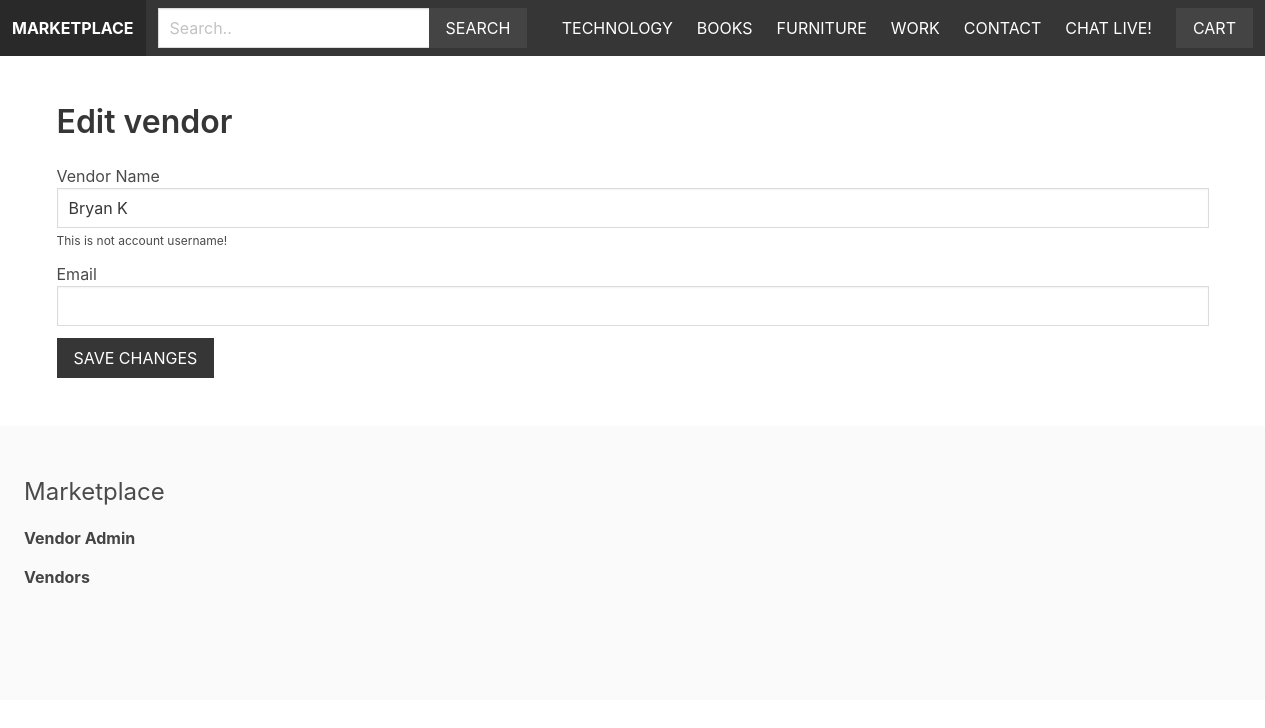
The page /vendors/edit_vendor/ (signed in) on the database its author committed.
### apps/product/models.py (models this page shows, shortened)
class Category(models.Model):
    title = models.CharField(max_length=255)
    slug = models.SlugField(max_length=255)
    ordering = models.IntegerField(default=0)
    class Meta:
        ordering = ['ordering']

### apps/vendor/models.py (models this page shows, shortened)
class Vendor(models.Model):
    name = models.CharField(max_length=255)
    created_at = models.DateTimeField(auto_now_add=True)
    created_by = models.OneToOneField(User, related_name='vendor', on_delete=models.CASCADE)
    class Meta:
        ordering = ['name']

### apps/vendor/views.py (the view, shortened to what this page needs)
# urls.py: path('edit_vendor/', views.edit_vendor, name='edit_vendor'),
@login_required
def edit_vendor(request):
    vendor = request.user.vendor
    return render(request, 'vendor/edit_vendor.html', {'vendor': vendor})

### apps/cart/cart.py (called while the page is built)
    def __len__(self):
        return sum(item['quantity'] for item in self.cart.values())

### apps/cart/context_processors.py (called while the page is built)
def cart(request):
    return {'cart': Cart(request)}

### apps/product/context_processors.py (called while the page is built)
def menu_categories(request):
    categories = Category.objects.all()
    return {'menu_categories': categories}

### apps/vendor/templates/vendor/edit_vendor.html (shortened to what this page needs)
{% extends 'core/base.html' %}
{% block content%}
    <h1 class="title"> Edit vendor </h1>
    <form method="post" action=".">
    <div class="field">
        <label>Vendor Name</label>
        <div class="control">
            <input type="text" name="name" id="id_name" value="{{ vendor.name }}" class="input">
        </div>
        <p class="help">This is not account username!</p>
    </div>
    <div class="field">
        <label>Email</label>
        <div class="control">
            <input type="email" name="email" id="id_email" value="{{ vendor.created_by.email }}" class="input">
        </div>
    </div>
    <div class="field">
        <div class="control">
            <button class="button is-dark is-uppercase">Save changes</button>
        </div>
    </div>
</form>
{% endblock %}

### apps/core/templates/core/base.html (shortened to what this page needs)
{% load static %}
<!DOCTYPE html>
<html lang="en">
<head>
    <link rel="stylesheet" href="https://cdn.jsdelivr.net/npm/bulma@0.9.1/css/bulma.min.css">
    <link rel="stylesheet" href="{% static 'styles/main.css' %}">
</head>
<body>
    <nav class="navbar is-dark">
        <div class="navbar-brand">
            <a href="/" class="navbar-item"><strong>Marketplace</strong></a>
        </div>
        <div class="navbar-menu" id="main-navbar">
            <div class="navbar-start">
                <div class="navbar-item">
                    <form method="get" action="{% url 'search' %}">
                        <div class="field has-addons">
                            <div class="control">
                                <input type="text" class="input" placeholder="Search.." name="query">
                            </div>
                            <div class="control">
                                <button class="button is-dark is-uppercase">Search</button>
                            </div>
                        </div>
                    </form>
                </div>
            </div>
            <div class="navbar-end">
                {% for category in menu_categories %}
                    <a href="{% url 'category' category.slug %}" class="navbar-item">{{ category.title }}</a>
                {% endfor %}
                <a href="{% url 'contact' %}" class="navbar-item">Contact</a>
                <a href="{% url 'index' %}" class="navbar-item">Chat Live!</a>
                <div class="navbar-item">
                    <a href="{% url 'cart' %}" class="button is-dark">Cart{% if cart %} ({{ cart | length }}){% endif %}</a>
                </div>
            </div>
        </div>
    </nav>
    <section class="section">
        <div class="container">
            {% block content %}
            {% endblock %}
        </div>
    </section>
    <footer class="footer">
        <h3 class="is-size-4 mb-4">Marketplace</h3>
        {% if request.user.is_authenticated %}
        <a href="{% url 'vendor_admin' %}"><b>Vendor Admin</b></a>
        {% else %}
        <a href="{% url 'become_vendor' %}"><b>Join us and be a vendor in Marketplace</b></a>
        {% endif %}
        <br>
        <a href="{% url 'vendor' %}"><b>Vendors</b></a>
    </footer>
</body>
</html>

### static/styles/main.css (style rules this page uses)
.navbar { text-transform: uppercase; }
.navbar .is-dark { background: #444; }
.footer a { margin-bottom: 15px; display: inline-block; color: #444; }
.input, .button { border-radius: 0; }

### rows shown on the page
Category: title "TECHNOLOGY"
Category: title "BOOKS"
Category: title "FURNITURE"
Category: title "WORK"
Vendor: name "Bryan K"
